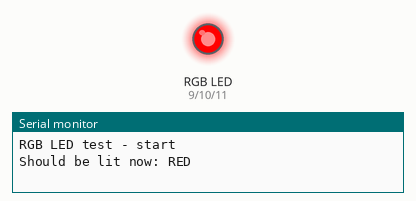
Bench run of a sketch on a simulated Arduino Uno, built with avr-gcc and run on an emulated ATmega328P. Parts: an RGB LED mixed from three pins (HIGH = lit), the last lines printed to the serial monitor. Dim RGB values are drawn brighter than linear.

Above: at 0.05 s.
At 1.7 s:
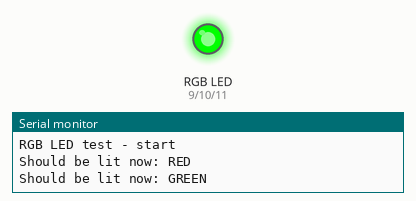
At 3.35 s:
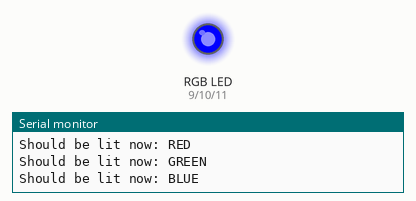
At 6.7 s:
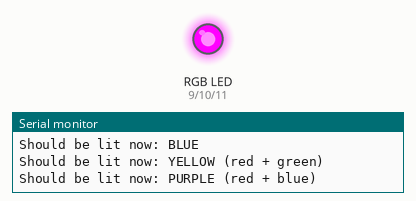
At 10.0 s:
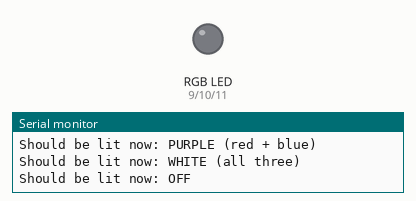
At 13.35 s:
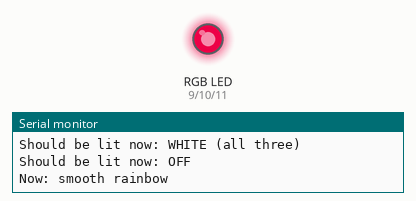
Timing chart, 0 to 17.7 s (numbered marks = the images above):
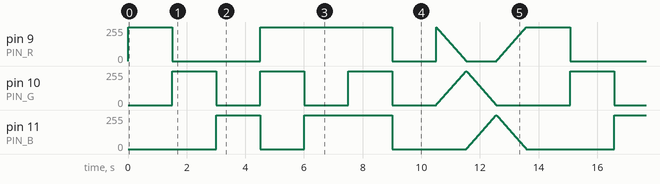

Measured:
- by itself, pin 9 (PIN_R), pin 10 (PIN_G), pin 11 (PIN_B): moves between 0/255 and 255/255, repeating every 13.6 s

The sketch:

test_rgb_led.ino
```cpp
// RGB LED TEST - checks that the LED is wired correctly.
// Wiring: R -> 220 ohm -> pin 9, G -> 220 ohm -> pin 10, B -> 220 ohm -> pin 11,
//         longest leg -> GND (or 5V for a common-anode LED).
// Open the Serial Monitor (115200) - it tells you which color SHOULD be lit right now.

const bool COMMON_ANODE = false;   // set to true if the longest leg is on 5V

const int PIN_R = 9;
const int PIN_G = 10;
const int PIN_B = 11;

void setColor(int r, int g, int b) {
  if (COMMON_ANODE) { r = 255 - r; g = 255 - g; b = 255 - b; }
  analogWrite(PIN_R, r);
  analogWrite(PIN_G, g);
  analogWrite(PIN_B, b);
}

void show(const char *name, int r, int g, int b) {
  Serial.print("Should be lit now: ");
  Serial.println(name);
  setColor(r, g, b);
  delay(1500);
}

void setup() {
  Serial.begin(115200);
  pinMode(PIN_R, OUTPUT);
  pinMode(PIN_G, OUTPUT);
  pinMode(PIN_B, OUTPUT);
  Serial.println("RGB LED test - start");
}

void loop() {
  show("RED", 255, 0, 0);
  show("GREEN", 0, 255, 0);
  show("BLUE", 0, 0, 255);
  show("YELLOW (red + green)", 255, 255, 0);
  show("PURPLE (red + blue)", 255, 0, 255);
  show("WHITE (all three)", 255, 255, 255);
  show("OFF", 0, 0, 0);

  // smooth rainbow through all colors
  Serial.println("Now: smooth rainbow");
  for (int i = 0; i < 768; i += 2) {
    int r, g, b;
    if (i < 256)      { r = 255 - i;  g = i;         b = 0; }
    else if (i < 512) { r = 0;        g = 511 - i;   b = i - 256; }
    else              { r = i - 512;  g = 0;         b = 767 - i; }
    setColor(r, g, b);
    delay(8);
  }
}
```
